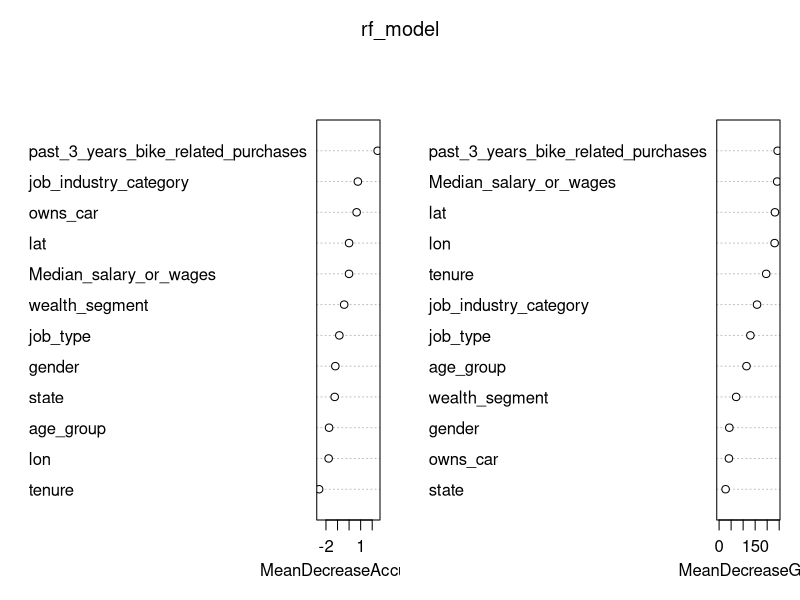
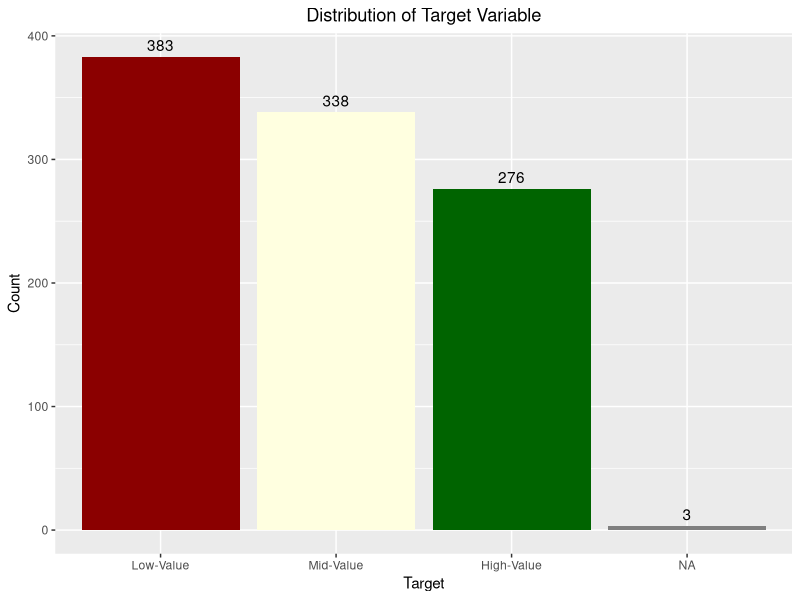

Recreate these plots in R, in order.
## ---- chunk 1
knitr::opts_chunk$set(echo = TRUE)
## ---- chunk 2
library(tidyverse)
library(caret)
library(caTools)
## ---- chunk 3
 final_dataset <- read_csv("post EDA data/final_dataset.csv")
 NewCustomerList <- read_csv("post EDA data/NewCustomerList.csv")
## ---- chunk 4
# rename Median salary or wages to Median_salary_or_wages
final_dataset <- final_dataset |> 
  rename(Median_salary_or_wages = `Median salary or wages`)

NewCustomerList <- NewCustomerList |> 
  rename(Median_salary_or_wages = `Median salary or wages`)
## ---- chunk 5

# Select relevant features
 final_set <- final_dataset |>
   select(-c(property_valuation, street_number,street_name,
             postcode, customer_id, customer_name, country))
## ---- chunk 6
 glimpse(final_set)
## ---- chunk 7
# Splitting the dataset into the Training set and Test set
# install.packages('caTools')
set.seed(999)
split = sample.split(final_set$Target, SplitRatio = 0.75)
training_set = subset(final_set, split == TRUE)
test_set = subset(final_set, split == FALSE)

Training_Set <- training_set
Test_Set <- test_set
## ---- chunk 8
# Specify the names of the columns to convert to factor
to_factor_cols <- c("gender", "job_industry_category", "wealth_segment", 
                         "owns_car", "state", "Target", "age_group", "job_type")


# Convert specified columns to factor
Training_Set[to_factor_cols] <- 
  lapply(Training_Set[to_factor_cols], as.factor)

# ordinal factors: wealth segment, Target, age_group
# Ordinal data is classified into categories within a variable 
# that have a natural rank order. However, the distances between 
# the categories are uneven or unknown.
Training_Set$wealth_segment <- factor(Training_Set$wealth_segment, 
                                      ordered = TRUE,
                                      levels = c("Mass Customer", 
                                                 "Affluent Customer", 
                                                 "High Net Worth"))

Training_Set$Target <- factor(Training_Set$Target, ordered = TRUE,
                              levels = c("Low-Value", "Mid-Value", "High-Value"))

Training_Set$age_group <- factor(Training_Set$age_group, ordered = TRUE,
                                 levels = c("18-24", "25-34", "35-44", 
                                            "45-54", "55-64", "65+"))


# Check the updated column types
glimpse(Training_Set)
## ---- chunk 9
# Specify the names of the columns to convert to factor
to_factor_cols <- c("gender", "job_industry_category", "wealth_segment", 
                    "owns_car", "state", "Target", "age_group", "job_type")


# Convert specified columns to factor
Test_Set[to_factor_cols] <- 
  lapply(Test_Set[to_factor_cols], as.factor)

# ordinal factors: wealth segment, Target, age_group
# Ordinal data is classified into categories within a variable 
# that have a natural rank order. However, the distances between 
# the categories are uneven or unknown.
Test_Set$wealth_segment <- factor(Test_Set$wealth_segment, 
                                      ordered = TRUE,
                                      levels = c("Mass Customer", 
                                                 "Affluent Customer", 
                                                 "High Net Worth"))

Test_Set$Target <- factor(Test_Set$Target, ordered = TRUE,
                              levels = c("Low-Value", "Mid-Value", "High-Value"))

Test_Set$age_group <- factor(Test_Set$age_group, ordered = TRUE,
                                 levels = c("18-24", "25-34", "35-44", 
                                            "45-54", "55-64", "65+"))


# Check the updated column types
glimpse(Test_Set)
## ---- chunk 10
# Select numeric columns
numeric_columns <- sapply(training_set, is.numeric) 
training_set_numeric <- training_set[, numeric_columns]

# Feature scaling
preprocess_params <- preProcess(training_set_numeric, method = c("center", "scale"))

# Apply preprocessing to the numeric data
training_set_scaled <- predict(preprocess_params, newdata = training_set_numeric)
## ---- chunk 11
# Select categorical variables
training_set_categorical <- training_set[, !numeric_columns] |> select(-c(Target))
# Create dummy variables (one-hot encoding)
dummy_variables <- dummyVars(~., data = training_set_categorical, fullRank = TRUE)

# Apply dummy variables to the original dataset
training_set_encoded <- predict(dummy_variables, newdata = training_set_categorical)
## ---- chunk 12
# Combine scaled numeric variables with encoded categorical variables
training_set_processed <- 
  cbind(training_set_scaled, training_set_encoded) |>
  bind_cols(training_set |> select(Target)) |> 
  mutate(Target = factor(Target, ordered = TRUE,
                         levels = c("Low-Value", 
                                    "Mid-Value", 
                                    "High-Value")))

# Check the processed dataset
glimpse(training_set_processed)
## ---- chunk 13
# apply summary function to the first five variables 
# in training_set_processed only
summary(training_set_processed[,1:5])
## ---- chunk 14
# Select numeric columns
numeric_columns <- sapply(test_set, is.numeric)
test_set_numeric <- test_set[, numeric_columns]

# Feature scaling
preprocess_params <- preProcess(test_set_numeric, method = c("center", "scale"))

# Apply preprocessing to the numeric data
test_set_scaled <- predict(preprocess_params, newdata = test_set_numeric)
## ---- chunk 15
# Select categorical variables
test_set_categorical <- test_set[, !numeric_columns]|> select(-c(Target))
# Create dummy variables (one-hot encoding)
dummy_variables <- dummyVars(~., data = test_set_categorical, fullRank = TRUE)

# Apply dummy variables to the original dataset
test_set_encoded <- predict(dummy_variables, newdata = test_set_categorical)
## ---- chunk 16
# Combine scaled numeric variables with encoded categorical variables
test_set_processed <- 
  cbind(test_set_scaled, test_set_encoded) |>
  bind_cols(test_set |> select(Target)) |> 
  mutate(Target = factor(Target, ordered = TRUE,
                         levels = c("Low-Value", 
                                    "Mid-Value", 
                                    "High-Value")))

# Check the processed dataset
glimpse(test_set_processed)
## ---- chunk 17
library(nnet)

# Assuming 'training_set_processed' is your preprocessed training set

# Define the formula for multinomial logistic regression
formula <- Target ~ .

# Train multinomial logistic regression model
multinom_logit_model <- multinom(formula, data = Training_Set)

# Print the summary of the model
# summary(multinom_logit_model)

# Make predictions on the test set
predictions <- predict(multinom_logit_model, 
                       newdata = Test_Set, type = "class")

# Print the confusion matrix or any other evaluation metric
pred_vs_truth_LR <- table(predictions, Test_Set$Target)

confusionMatrix(pred_vs_truth_LR)
## ---- chunk 18
# install.packages("class")
library(class)

# Assuming 'training_data' is your training dataset and 'target_column' is the name of the target variable
# Assuming 'test_data' is your test dataset

# Specify the number of neighbors (k) and the predictor variables
k_neighbors <- round(nrow(training_set_processed)^(1/2))

# Train the KNN model
knn_model <- knn(train = training_set_processed[, -30], 
                 test = test_set_processed[, -30],
                 cl = training_set_processed$Target, 
                 k = k_neighbors)

# Evaluate model performance (e.g., confusion matrix, accuracy)
pred_vs_truth_KNN <- table(knn_model, Test_Set$Target)
confusionMatrix(pred_vs_truth_KNN)
## ---- chunk 19
# install.packages("randomForest")
library(randomForest)

# Assuming 'training_data' is your training dataset and 'target_column' is the name of the target variable
# Modify the formula accordingly based on your dataset structure

# Specify the formula for the model
formula <- Target ~ .

# Train the Random Forest model
rf_model <- randomForest(formula, data = Training_Set, 
                         ntree = 500, importance = TRUE)

# Print a summary of the model
print(rf_model)

# Make predictions on the test set
predictions <- predict(rf_model, newdata = Test_Set)

# Evaluate model performance (e.g., confusion matrix, accuracy)
pred_vs_truth_RF <- table(predictions, Test_Set$Target)
confusionMatrix(pred_vs_truth_RF)

# Feature importance plot
varImpPlot(rf_model)

## ---- chunk 20
 NCL_final_set <- NewCustomerList |>
   select(-c(property_valuation, street_number,street_name,
             postcode, customer_name, country))
## ---- chunk 21
# identify which columns have missing values
colSums(is.na(NCL_final_set))
## ---- chunk 22
# use multinom_logit_model to predict Target for NewCustomerList
predictions <- predict(multinom_logit_model, 
                       newdata = NCL_final_set, type = "class")
## ---- chunk 23
# Add predictions to the NCL_final_set dataframe
NewCustomerList <- NewCustomerList |> 
  mutate(predicted_target = predictions)
## ---- chunk 24
NewCustomerList |> 
  ggplot(aes(x = predicted_target)) +
  geom_bar(aes(fill = predicted_target)) +
  geom_text(stat = 'count', aes(label = after_stat(count)), vjust = -0.5) +
  labs(title = 'Distribution of Target Variable',
       x = 'Target',
       y = 'Count') +
  theme(plot.title = element_text(hjust = 0.5),
        legend.position = 'none') +
  scale_fill_manual(values = c('Low-Value' = 'darkred',
                               'Mid-Value' = 'lightyellow',
                               'High-Value' = 'darkgreen'))
## ---- chunk 25
# show the first 10 rows of NewCustomerList by High-Value
NewCustomerList |> 
  filter(predicted_target == 'High-Value') |> 
  head(10)
## ---- chunk 26
table <- NewCustomerList |> 
  filter(predicted_target == 'High-Value') |> 
  head(20)


write.table(table, file='./high-value-customers-subset.csv', 
            sep=',',
            row.names = FALSE)
## ---- chunk 27
write.csv(NewCustomerList, "./NewCustomerList_with_preds.csv")
